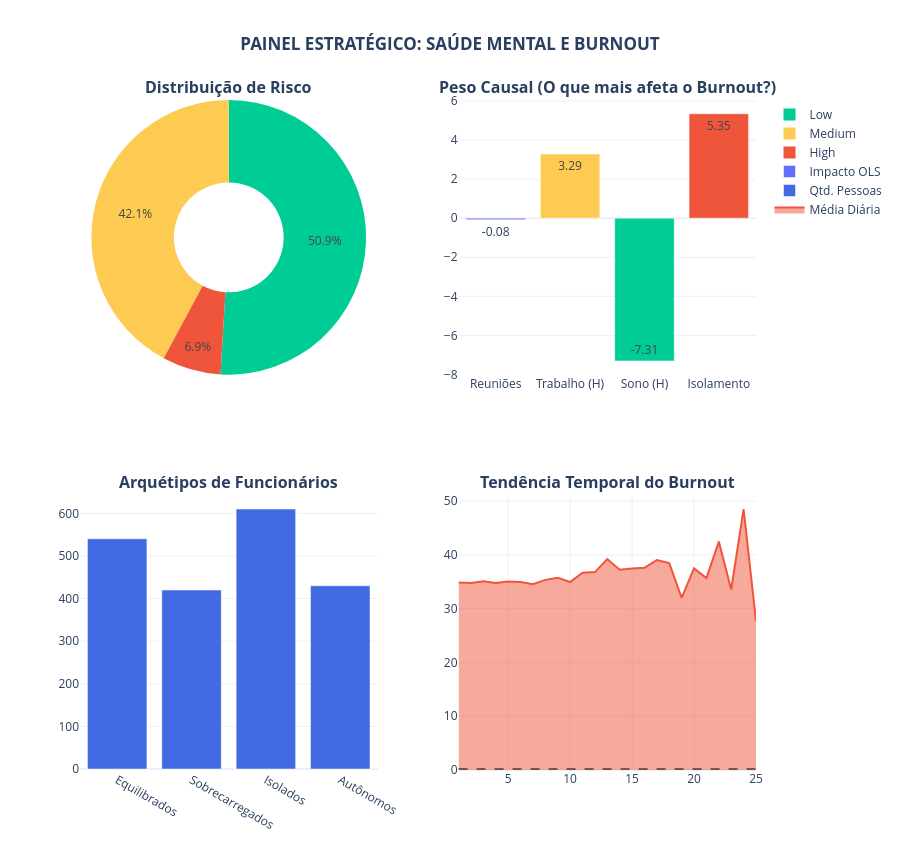

Notebook code cell kept with this figure:
### Code cell
# 1. Carregamento e Preparação dos Dados
df_burnout = pd.read_csv('wfh_burnout_dataset.csv')
df_burnout['day_number'] = df_burnout.groupby('user_id').cumcount() + 1

# 2. Definição das Cores Estratégicas para o Peso Causal
# Verde: Positivo (Proteção) | Vermelho/Laranja: Negativo (Risco)
cores_causal = [
    '#636EFA', # Reuniões (Azul - Neutro)
    '#FECB52', # Horas Trabalho (Laranja - Alerta)
    '#00CC96', # Horas Sono (Verde - Proteção Forte)
    '#EF553B'  # Isolamento (Vermelho - Risco Alto)
]

# 3. Criando o Painel com as especificações (specs) corretas
fig = make_subplots(
    rows=2, cols=2,
    subplot_titles=(
        "<b>Distribuição de Risco</b>", 
        "<b>Peso Causal (O que mais afeta o Burnout?)</b>",
        "<b>Arquétipos de Funcionários</b>", 
        "<b>Tendência Temporal do Burnout</b>"
    ),
    # 'domain' permite o Pie chart no (1,1). 'xy' permite os outros eixos.
    specs=[[{"type": "domain"}, {"type": "xy"}],
           [{"type": "xy"}, {"type": "xy"}]],
    vertical_spacing=0.18,
    horizontal_spacing=0.12
)

# --- GRÁFICO 1: Classificação (Pie/Donut) ---
riscos = df_burnout['burnout_risk'].value_counts()
fig.add_trace(
    go.Pie(labels=riscos.index, 
           values=riscos.values, 
           hole=.4, 
           marker=dict(colors=['#00CC96', '#FECB52', '#EF553B']), # Verde, Amarelo, Vermelho
           name="Risco"),
    row=1, col=1
)

# --- GRÁFICO 2: Inferência Causal (Bar Chart com as Cores Novas) ---
causal_features = ['Reuniões', 'Trabalho (H)', 'Sono (H)', 'Isolamento']
causal_coefs = [-0.08, 3.29, -7.31, 5.35]
fig.add_trace(
    go.Bar(x=causal_features, y=causal_coefs, 
           marker_color=cores_causal,
           text=causal_coefs,
           textposition='auto',
           name="Impacto OLS"),
    row=1, col=2
)

# --- GRÁFICO 3: Arquétipos (Bar Chart) ---
labels_clusters = ['Equilibrados', 'Sobrecarregados', 'Isolados', 'Autônomos']
# Valores simulados (Substitua por df_burnout['cluster'].value_counts() se disponível)
valores_clusters = [540, 420, 610, 430] 
fig.add_trace(
    go.Bar(x=labels_clusters, y=valores_clusters, 
           marker_color='royalblue', 
           name="Qtd. Pessoas"),
    row=2, col=1
)

# --- GRÁFICO 4: Séries Temporais (Linha com Área) ---
df_trend = df_burnout.groupby('day_number')['burnout_score'].mean().reset_index()
fig.add_trace(
    go.Scatter(x=df_trend['day_number'], y=df_trend['burnout_score'], 
               mode='lines', fill='tozeroy',
               name="Média Diária",
               line=dict(color='#EF553B', width=2)),
    row=2, col=2
)

# --- AJUSTES DE LAYOUT ---
fig.update_layout(
    title_text="<b>PAINEL ESTRATÉGICO: SAÚDE MENTAL E BURNOUT</b>",
    title_x=0.5,
    height=850, 
    template="plotly_white",
    showlegend=True
)

# --- CORREÇÃO DO ERRO PlotlyKeyError ---
# Adicionamos a linha de referência zero usando add_shape especificamente no eixo do gráfico OLS (x2, y2)
fig.add_shape(
    type="line",
    xref="x2 domain", x0=0, x1=1, # Estende por todo o gráfico na horizontal
    yref="y2", y0=0, y1=0,         # Fixa no valor zero do eixo Y
    line=dict(color="black", width=2, dash="dash"),
    opacity=0.5,
    row=1, col=2
)

# Exibição Final
fig.show()

### Figure 1 — Plotly figure (JSON) as saved in the notebook; plotly's stock layout.template omitted (floating-point values rounded to 4 significant figures)
{"data": [{"domain": {"x": [0, 0.44], "y": [0.59, 1]}, "hole": 0.4, "labels": ["Low", "Medium", "High"], "marker": {"colors": ["#00CC96", "#FECB52", "#EF553B"]}, "name": "Risco", "type": "pie", "values": [1019, 843, 138]}, {"marker": {"color": ["#636EFA", "#FECB52", "#00CC96", "#EF553B"]}, "name": "Impacto OLS", "text": ["-0.08", "3.29", "-7.31", "5.35"], "textposition": "auto", "type": "bar", "x": ["Reuniões", "Trabalho (H)", "Sono (H)", "Isolamento"], "xaxis": "x", "y": [-0.08, 3.29, -7.31, 5.35], "yaxis": "y"}, {"marker": {"color": "royalblue"}, "name": "Qtd. Pessoas", "type": "bar", "x": ["Equilibrados", "Sobrecarregados", "Isolados", "Autônomos"], "xaxis": "x2", "y": [540, 420, 610, 430], "yaxis": "y2"}, {"fill": "tozeroy", "line": {"color": "#EF553B", "width": 2}, "mode": "lines", "name": "Média Diária", "type": "scatter", "x": [1, 2, 3, 4, 5, 6, 7, 8, 9, 10, 11, 12, 13, 14, 15, 16, 17, 18, 19, 20, 21, 22, 23, 24, 25], "xaxis": "x3", "y": [34.86, 34.77, 35.09, 34.77, 35.06, 34.96, 34.54, 35.35, 35.76, 34.95, 36.68, 36.8, 39.21, 37.24, 37.44, 37.58, 39.03, 38.47, 32.02, 37.48, 35.68, 42.47, 33.56, 48.52, 27.66], "yaxis": "y3"}], "layout": {"annotations": [{"font": {"size": 16}, "showarrow": false, "text": "<b>Distribuição de Risco</b>", "x": 0.22, "xanchor": "center", "xref": "paper", "y": 1, "yanchor": "bottom", "yref": "paper"}, {"font": {"size": 16}, "showarrow": false, "text": "<b>Peso Causal (O que mais afeta o Burnout?)</b>", "x": 0.78, "xanchor": "center", "xref": "paper", "y": 1, "yanchor": "bottom", "yref": "paper"}, {"font": {"size": 16}, "showarrow": false, "text": "<b>Arquétipos de Funcionários</b>", "x": 0.22, "xanchor": "center", "xref": "paper", "y": 0.41, "yanchor": "bottom", "yref": "paper"}, {"font": {"size": 16}, "showarrow": false, "text": "<b>Tendência Temporal do Burnout</b>", "x": 0.78, "xanchor": "center", "xref": "paper", "y": 0.41, "yanchor": "bottom", "yref": "paper"}], "height": 850, "shapes": [{"line": {"color": "black", "dash": "dash", "width": 2}, "opacity": 0.5, "type": "line", "x0": 0, "x1": 1, "xref": "x domain", "y0": 0, "y1": 0, "yref": "y2"}], "showlegend": true, "title": {"text": "<b>PAINEL ESTRATÉGICO: SAÚDE MENTAL E BURNOUT</b>", "x": 0.5}, "xaxis": {"anchor": "y", "domain": [0.56, 1]}, "xaxis2": {"anchor": "y2", "domain": [0, 0.44]}, "xaxis3": {"anchor": "y3", "domain": [0.56, 1]}, "yaxis": {"anchor": "x", "domain": [0.59, 1]}, "yaxis2": {"anchor": "x2", "domain": [0, 0.41]}, "yaxis3": {"anchor": "x3", "domain": [0, 0.41]}}}
